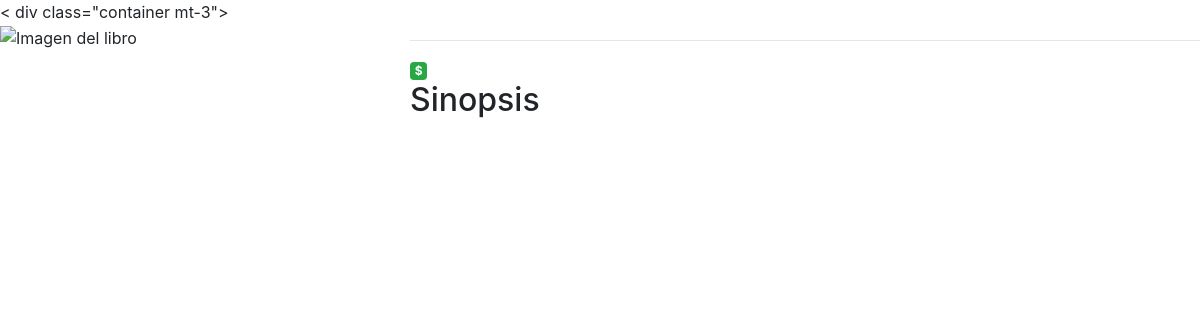
The app's page /libros/libroDetail.php?id=3, older data.
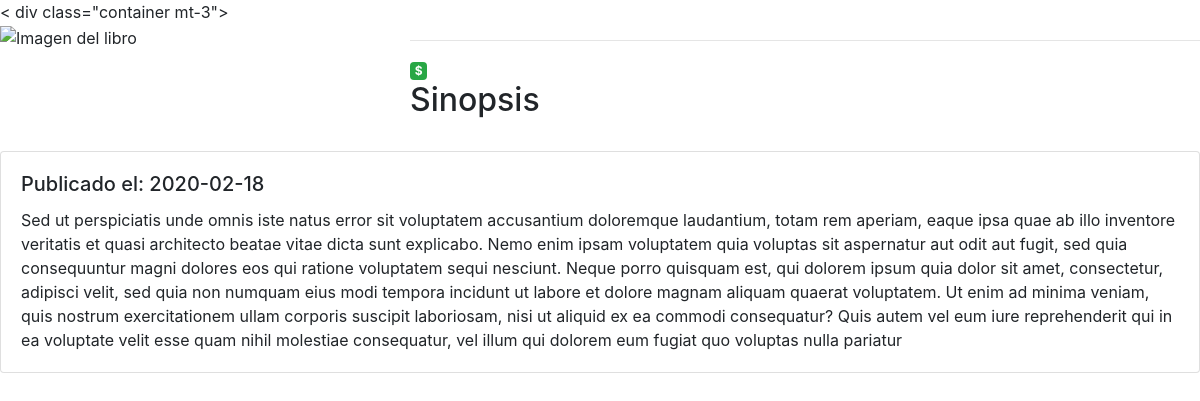
The same page, newer data.
### tables this page shows
CREATE TABLE tb_comentarios(
	id_comentario INT AUTO_INCREMENT PRIMARY KEY,
    id_libro INT,
    comentario TEXT,
    fec_cre DATETIME DEFAULT NOW()
);

### includes/class/Libro.php (called while the page is built, shortened)
<?php
include_once('class_bd.php');
class Libro
{
    public $conn;
    function __construct()
    {
        $db = new Database();
        $this->conn = $db->conectar();
    }
    function getLibro($id){
        $sql = "SELECT L.*, A.nom_autor, C.nom_categoria, IL.nom_archivo_servidor FROM tb_libros L
        INNER JOIN tb_autores A on L.id_autor = A.id_autor
        INNER JOIN tb_categorias C on L.id_categoria = C.id_categoria
        INNER JOIN tb_img_libro IL on L.id_libro = IL.id_libro
        WHERE L.id_libro = $id";
        return  mysqli_fetch_object(mysqli_query($this->conn, $sql));
    }
}

### includes/class/class_bd.php (called while the page is built, shortened)
<?php
class Database
{
    private $host;
    private $user;
    private $pass;
    private $db;
    public function __construct() {
        $this->host = 'localhost';
        $this->db = 'Libreria_BIT';
        $this->user = 'root';
    }
    function conectar(){
        $this->conn = mysqli_connect($this->host, $this->user, $this->pass, $this->db);
        return $this->conn;
    }
}

### includes/class/Comentario.php (called while the page is built, shortened)
<?php
include_once('class_bd.php');
class Comentario
{
    private $conn;
    function __construct()
    {
        $db = new Database();
        $this->conn = $db->conectar();
    }
    function getComentarios($id_libro){
        $sql = "SELECT * FROM tb_comentarios where id_libro = $id_libro order by (fec_cre) DESC";
        return mysqli_query($this->conn, $sql);
    }
}

### libros/libroDetail.php (the view, shortened to what this page needs)
<?php
include_once('../includes/class/Libro.php');
include_once('../includes/class/Comentario.php');
$libro = new Libro();
$comentario = new Comentario();
if($_GET['id']){
    $getLibro = $libro->getLibro($_GET['id']);
    $getComentarios = $comentario->getComentarios($_GET['id']);
?>
<!DOCTYPE html>
<html lang="en">
<head>
    <link rel="stylesheet" href="../styles/bootstrap/bootstrap.min.css">
</head>
<body>
    <
        div class="container mt-3">
        <div class="row">
            <div class="col-md-4">
                <img class="img-fluid" src="libros/img/<?=$getLibro->nom_archivo_servidor ?>" alt="Imagen del libro">
            </div>
            <div class="col-md-8">
                <hr>
                <span class="badge badge-success">$ <?=$getLibro->valor ?></span>
                <h2>Sinopsis</h2>
            </div>
        </div>
        <?php
        if($getComentarios){
            while($comentario = mysqli_fetch_object($getComentarios)){
                $fecha_comentario = $comentario->fec_cre;
                echo "<div class='card mt-3'>
                <div class='card-body'>
                  <h5 class='card-title'>Publicado el: ".substr($fecha_comentario,0,10)." </h5>
                  <p class='card-text'>$comentario->comentario</p>
                </div>
              </div>";
            }
        }
        ?>
</body>
</html>
<?php
} else {
?>
<!-- <div class="alert alert-danger" role="alert">
        <strong>El libro que buscas no existe</strong>
</div> -->
<?php
}

Row changes from the older to the newer data that the page shows:
added tb_comentarios: fec_cre "2020-02-18", comentario "Sed ut perspiciatis unde omnis iste natus error sit voluptatem accusantium doloremque laudantium, totam rem aperiam, eaque ipsa quae ab illo inventore veritatis et quasi architecto beatae vitae dicta sunt explicabo. Nemo enim ipsam voluptatem quia voluptas sit aspernatur aut odit aut fugit, sed quia consequuntur magni dolores eos qui ratione voluptatem sequi nesciunt. Neque porro quisquam est, qui dolorem ipsum quia dolor sit amet, consectetur, adipisci velit, sed quia non numquam eius modi tempora incidunt ut labore et dolore magnam aliquam quaerat voluptatem. Ut enim ad minima veniam, quis nostrum exercitationem ullam corporis suscipit laboriosam, nisi ut aliquid ex ea commodi…"
